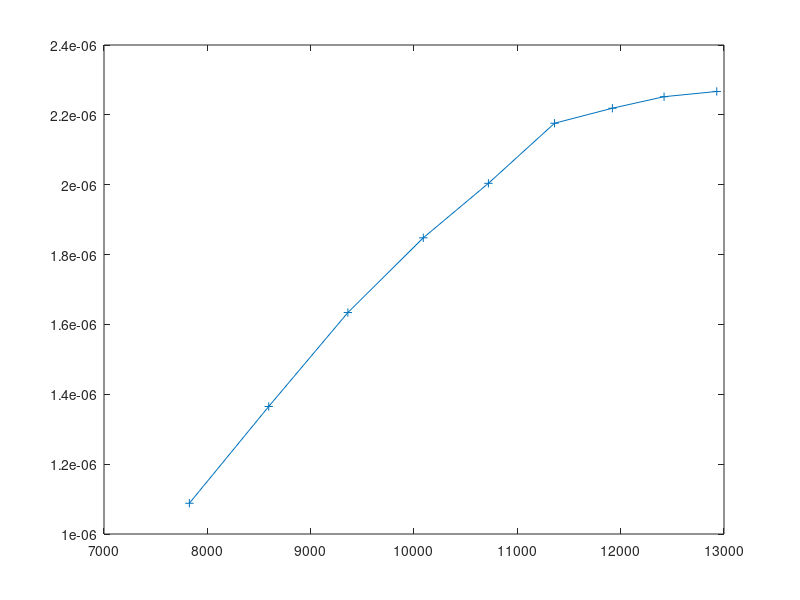

The MATLAB source for this figure:
function CurveFitOmegaRPM
omega = [7826,8594,9360,10090,10720,11360,11920,12420,12930];
ct = [1.088,1.365,1.634,1.848,2.004,2.176,2.219,2.252,2.267];
ct = ct.*10^-6;

figure
plot(omega,ct,'-+')